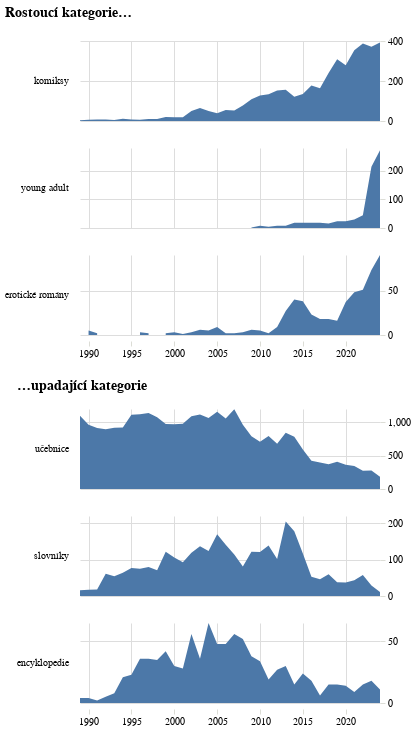

The code cell stored with this chart in its notebook:
### Code cell
top_graf = alt.Chart(
    alt_friendly(top_data),title="Rostoucí kategorie…", width=300, height=80
).mark_area().encode(
    alt.X("rok:T", title=None),
    alt.Y("pocet", title=None, axis=alt.Axis(orient='right', domainOpacity=0, tickColor='#DCDDD6'), ),
    alt.Row("zanr", title=None, sort=top,
           header=alt.Header(labelAngle=0, labelAlign='left', labelAnchor='middle', labelFont='Asap'))
).resolve_axis(y="independent").resolve_scale(y="independent")

flop_graf = alt.Chart(
    alt_friendly(flop_data),title="…upadající kategorie", width=300, height=80
).mark_area().encode(
    alt.X("rok:T", title=None),
    alt.Y("pocet", title=None, axis=alt.Axis(orient='right', domainOpacity=0, tickColor='#DCDDD6'), ),
    alt.Row("zanr", title=None, sort=flop,
           header=alt.Header(labelAngle=0, labelAlign='left', labelAnchor='middle', labelFont='Asap'))
).resolve_axis(y="independent").resolve_scale(y="independent")

alt.vconcat(top_graf, flop_graf).configure_view(stroke='transparent')

### Figure 1 — Vega-Lite specification as saved in the notebook (floating-point values rounded to 4 significant figures)
{"config": {"title": {"font": "Noticia Text", "fontSize": 14, "anchor": "start", "lineHeight": 21, "fontWeight": "bolder", "subtitleFont": "Noticia Text", "subtitleFontSize": 12, "subtitlePadding": 12, "dy": -12}, "axis": {"labelFont": "Asap", "titleFont": "Asap", "fontWeight": "lighter", "titleFontWeight": "lighter", "labelFontSize": 10, "titleFontSize": 10, "labelPadding": 2, "titlePadding": 10, "domainOpacity": 0, "tickColor": "#DCDDD6"}, "legend": {"labelFont": "Asap", "labelFontWeight": "normal", "titleFont": "Asap", "titleFontWeight": "normal", "labelFontSize": 10, "titleFontSize": 10}, "view": {"stroke": "transparent"}}, "vconcat": [{"data": {"name": "data-55a512638f8bb46d839a712505e9e3bd"}, "mark": {"type": "area"}, "encoding": {"row": {"field": "zanr", "header": {"labelAlign": "left", "labelAnchor": "middle", "labelAngle": 0, "labelFont": "Asap"}, "sort": ["komiksy", "young adult", "erotické romány"], "title": null, "type": "nominal"}, "x": {"field": "rok", "title": null, "type": "temporal"}, "y": {"axis": {"domainOpacity": 0, "orient": "right", "tickColor": "#DCDDD6"}, "field": "pocet", "title": null, "type": "quantitative"}}, "height": 80, "resolve": {"axis": {"y": "independent"}, "scale": {"y": "independent"}}, "title": "Rostoucí kategorie…", "width": 300}, {"data": {"name": "data-80326b45f3eb18924869cd2d27a10dbd"}, "mark": {"type": "area"}, "encoding": {"row": {"field": "zanr", "header": {"labelAlign": "left", "labelAnchor": "middle", "labelAngle": 0, "labelFont": "Asap"}, "sort": ["učebnice", "slovníky", "encyklopedie"], "title": null, "type": "nominal"}, "x": {"field": "rok", "title": null, "type": "temporal"}, "y": {"axis": {"domainOpacity": 0, "orient": "right", "tickColor": "#DCDDD6"}, "field": "pocet", "title": null, "type": "quantitative"}}, "height": 80, "resolve": {"axis": {"y": "independent"}, "scale": {"y": "independent"}}, "title": "…upadající kategorie", "width": 300}], "$schema": "https://vega.github.io/schema/vega-lite/v5.8.0.json", "datasets": {"data-55a512638f8bb46d839a712505e9e3bd": [{"pocet": 4.0, "rok": "1989-01-01T00:00:00", "len_right": 3114, "podil": 0.001285, "zanr": "komiksy"}, {"pocet": 6.0, "rok": "1990-01-01T00:00:00", "len_right": 3219, "podil": 0.001864, "zanr": "komiksy"}, {"pocet": 7.0, "rok": "1991-01-01T00:00:00", "len_right": 3599, "podil": 0.001945, "zanr": "komiksy"}, {"pocet": 8.0, "rok": "1992-01-01T00:00:00", "len_right": 4450, "podil": 0.001798, "zanr": "komiksy"}, {"pocet": 5.0, "rok": "1993-01-01T00:00:00", "len_right": 5949, "podil": 0.0008405, "zanr": "komiksy"}, {"pocet": 11.0, "rok": "1994-01-01T00:00:00", "len_right": 6066, "podil": 0.001813, "zanr": "komiksy"}, {"pocet": 8.0, "rok": "1995-01-01T00:00:00", "len_right": 6783, "podil": 0.001179, "zanr": "komiksy"}, {"pocet": 6.0, "rok": "1996-01-01T00:00:00", "len_right": 7011, "podil": 0.0008558, "zanr": "komiksy"}, {"pocet": 10.0, "rok": "1997-01-01T00:00:00", "len_right": 7394, "podil": 0.001352, "zanr": "komiksy"}, {"pocet": 10.0, "rok": "1998-01-01T00:00:00", "len_right": 7207, "podil": 0.001388, "zanr": "komiksy"}, {"pocet": 20.0, "rok": "1999-01-01T00:00:00", "len_right": 7427, "podil": 0.002693, "zanr": "komiksy"}, {"pocet": 19.0, "rok": "2000-01-01T00:00:00", "len_right": 7627, "podil": 0.002491, "zanr": "komiksy"}, {"pocet": 19.0, "rok": "2001-01-01T00:00:00", "len_right": 7757, "podil": 0.002449, "zanr": "komiksy"}, {"pocet": 50.0, "rok": "2002-01-01T00:00:00", "len_right": 7774, "podil": 0.006432, "zanr": "komiksy"}, {"pocet": 65.0, "rok": "2003-01-01T00:00:00", "len_right": 8037, "podil": 0.008088, "zanr": "komiksy"}, {"pocet": 50.0, "rok": "2004-01-01T00:00:00", "len_right": 8475, "podil": 0.0059, "zanr": "komiksy"}, {"pocet": 39.0, "rok": "2005-01-01T00:00:00", "len_right": 8788, "podil": 0.004438, "zanr": "komiksy"}, {"pocet": 55.0, "rok": "2006-01-01T00:00:00", "len_right": 9214, "podil": 0.005969, "zanr": "komiksy"}, {"pocet": 53.0, "rok": "2007-01-01T00:00:00", "len_right": 9444, "podil": 0.005612, "zanr": "komiksy"}, {"pocet": 77.0, "rok": "2008-01-01T00:00:00", "len_right": 9641, "podil": 0.007987, "zanr": "komiksy"}, {"pocet": 109.0, "rok": "2009-01-01T00:00:00", "len_right": 9229, "podil": 0.01181, "zanr": "komiksy"}, {"pocet": 127.0, "rok": "2010-01-01T00:00:00", "len_right": 9537, "podil": 0.01332, "zanr": "komiksy"}, {"pocet": 134.0, "rok": "2011-01-01T00:00:00", "len_right": 9651, "podil": 0.01388, "zanr": "komiksy"}, {"pocet": 153.0, "rok": "2012-01-01T00:00:00", "len_right": 9342, "podil": 0.01638, "zanr": "komiksy"}, {"pocet": 156.0, "rok": "2013-01-01T00:00:00", "len_right": 9539, "podil": 0.01635, "zanr": "komiksy"}, {"pocet": 121.0, "rok": "2014-01-01T00:00:00", "len_right": 9588, "podil": 0.01262, "zanr": "komiksy"}, {"pocet": 135.0, "rok": "2015-01-01T00:00:00", "len_right": 9866, "podil": 0.01368, "zanr": "komiksy"}, {"pocet": 177.0, "rok": "2016-01-01T00:00:00", "len_right": 9384, "podil": 0.01886, "zanr": "komiksy"}, {"pocet": 164.0, "rok": "2017-01-01T00:00:00", "len_right": 9388, "podil": 0.01747, "zanr": "komiksy"}, {"pocet": 240.0, "rok": "2018-01-01T00:00:00", "len_right": 9636, "podil": 0.02491, "zanr": "komiksy"}, {"pocet": 309.0, "rok": "2019-01-01T00:00:00", "len_right": 9326, "podil": 0.03313, "zanr": "komiksy"}, {"pocet": 279.0, "rok": "2020-01-01T00:00:00", "len_right": 8842, "podil": 0.03155, "zanr": "komiksy"}, {"pocet": 354.0, "rok": "2021-01-01T00:00:00", "len_right": 8852, "podil": 0.03999, "zanr": "komiksy"}, {"pocet": 387.0, "rok": "2022-01-01T00:00:00", "len_right": 8680, "podil": 0.04459, "zanr": "komiksy"}, {"pocet": 371.0, "rok": "2023-01-01T00:00:00", "len_right": 8048, "podil": 0.0461, "zanr": "komiksy"}, {"pocet": 392.0, "rok": "2024-01-01T00:00:00", "len_right": 7068, "podil": 0.05546, "zanr": "komiksy"}, {"pocet": null, "rok": "1989-01-01T00:00:00", "len_right": 3114, "podil": null, "zanr": "young adult"}, {"pocet": null, "rok": "1990-01-01T00:00:00", "len_right": 3219, "podil": null, "zanr": "young adult"}, {"pocet": null, "rok": "1991-01-01T00:00:00", "len_right": 3599, "podil": null, "zanr": "young adult"}, {"pocet": null, "rok": "1992-01-01T00:00:00", "len_right": 4450, "podil": null, "zanr": "young adult"}, {"pocet": null, "rok": "1993-01-01T00:00:00", "len_right": 5949, "podil": null, "zanr": "young adult"}, {"pocet": null, "rok": "1994-01-01T00:00:00", "len_right": 6066, "podil": null, "zanr": "young adult"}, {"pocet": null, "rok": "1995-01-01T00:00:00", "len_right": 6783, "podil": null, "zanr": "young adult"}, {"pocet": null, "rok": "1996-01-01T00:00:00", "len_right": 7011, "podil": null, "zanr": "young adult"}, {"pocet": null, "rok": "1997-01-01T00:00:00", "len_right": 7394, "podil": null, "zanr": "young adult"}, {"pocet": null, "rok": "1998-01-01T00:00:00", "len_right": 7207, "podil": null, "zanr": "young adult"}, {"pocet": null, "rok": "1999-01-01T00:00:00", "len_right": 7427, "podil": null, "zanr": "young adult"}, {"pocet": null, "rok": "2000-01-01T00:00:00", "len_right": 7627, "podil": null, "zanr": "young adult"}, {"pocet": null, "rok": "2001-01-01T00:00:00", "len_right": 7757, "podil": null, "zanr": "young adult"}, {"pocet": null, "rok": "2002-01-01T00:00:00", "len_right": 7774, "podil": null, "zanr": "young adult"}, {"pocet": null, "rok": "2003-01-01T00:00:00", "len_right": 8037, "podil": null, "zanr": "young adult"}, {"pocet": null, "rok": "2004-01-01T00:00:00", "len_right": 8475, "podil": null, "zanr": "young adult"}, {"pocet": null, "rok": "2005-01-01T00:00:00", "len_right": 8788, "podil": null, "zanr": "young adult"}, {"pocet": null, "rok": "2006-01-01T00:00:00", "len_right": 9214, "podil": null, "zanr": "young adult"}, {"pocet": null, "rok": "2007-01-01T00:00:00", "len_right": 9444, "podil": null, "zanr": "young adult"}, {"pocet": null, "rok": "2008-01-01T00:00:00", "len_right": 9641, "podil": null, "zanr": "young adult"}, {"pocet": 2.0, "rok": "2009-01-01T00:00:00", "len_right": 9229, "podil": 0.0002167, "zanr": "young adult"}, {"pocet": 8.0, "rok": "2010-01-01T00:00:00", "len_right": 9537, "podil": 0.0008388, "zanr": "young adult"}, {"pocet": 4.0, "rok": "2011-01-01T00:00:00", "len_right": 9651, "podil": 0.0004145, "zanr": "young adult"}, {"pocet": 8.0, "rok": "2012-01-01T00:00:00", "len_right": 9342, "podil": 0.0008563, "zanr": "young adult"}, {"pocet": 8.0, "rok": "2013-01-01T00:00:00", "len_right": 9539, "podil": 0.0008387, "zanr": "young adult"}, {"pocet": 18.0, "rok": "2014-01-01T00:00:00", "len_right": 9588, "podil": 0.001877, "zanr": "young adult"}, {"pocet": 18.0, "rok": "2015-01-01T00:00:00", "len_right": 9866, "podil": 0.001824, "zanr": "young adult"}, {"pocet": 18.0, "rok": "2016-01-01T00:00:00", "len_right": 9384, "podil": 0.001918, "zanr": "young adult"}, {"pocet": 18.0, "rok": "2017-01-01T00:00:00", "len_right": 9388, "podil": 0.001917, "zanr": "young adult"}, {"pocet": 16.0, "rok": "2018-01-01T00:00:00", "len_right": 9636, "podil": 0.00166, "zanr": "young adult"}, {"pocet": 24.0, "rok": "2019-01-01T00:00:00", "len_right": 9326, "podil": 0.002573, "zanr": "young adult"}, {"pocet": 24.0, "rok": "2020-01-01T00:00:00", "len_right": 8842, "podil": 0.002714, "zanr": "young adult"}, {"pocet": 30.0, "rok": "2021-01-01T00:00:00", "len_right": 8852, "podil": 0.003389, "zanr": "young adult"}, {"pocet": 45.0, "rok": "2022-01-01T00:00:00", "len_right": 8680, "podil": 0.005184, "zanr": "young adult"}, {"pocet": 214.0, "rok": "2023-01-01T00:00:00", "len_right": 8048, "podil": 0.02659, "zanr": "young adult"}, {"pocet": 272.0, "rok": "2024-01-01T00:00:00", "len_right": 7068, "podil": 0.03848, "zanr": "young adult"}, {"pocet": null, "rok": "1989-01-01T00:00:00", "len_right": 3114, "podil": null, "zanr": "erotické romány"}, {"pocet": 5.0, "rok": "1990-01-01T00:00:00", "len_right": 3219, "podil": 0.001553, "zanr": "erotické romány"}, {"pocet": 2.0, "rok": "1991-01-01T00:00:00", "len_right": 3599, "podil": 0.0005557, "zanr": "erotické romány"}, {"pocet": null, "rok": "1992-01-01T00:00:00", "len_right": 4450, "podil": null, "zanr": "erotické romány"}, {"pocet": 1.0, "rok": "1993-01-01T00:00:00", "len_right": 5949, "podil": 0.0001681, "zanr": "erotické romány"}, {"pocet": null, "rok": "1994-01-01T00:00:00", "len_right": 6066, "podil": null, "zanr": "erotické romány"}, {"pocet": null, "rok": "1995-01-01T00:00:00", "len_right": 6783, "podil": null, "zanr": "erotické romány"}, {"pocet": 3.0, "rok": "1996-01-01T00:00:00", "len_right": 7011, "podil": 0.0004279, "zanr": "erotické romány"}, {"pocet": 2.0, "rok": "1997-01-01T00:00:00", "len_right": 7394, "podil": 0.0002705, "zanr": "erotické romány"}, {"pocet": null, "rok": "1998-01-01T00:00:00", "len_right": 7207, "podil": null, "zanr": "erotické romány"}, {"pocet": 2.0, "rok": "1999-01-01T00:00:00", "len_right": 7427, "podil": 0.0002693, "zanr": "erotické romány"}, {"pocet": 3.0, "rok": "2000-01-01T00:00:00", "len_right": 7627, "podil": 0.0003933, "zanr": "erotické romány"}, {"pocet": 1.0, "rok": "2001-01-01T00:00:00", "len_right": 7757, "podil": 0.0001289, "zanr": "erotické romány"}, {"pocet": 3.0, "rok": "2002-01-01T00:00:00", "len_right": 7774, "podil": 0.0003859, "zanr": "erotické romány"}, {"pocet": 6.0, "rok": "2003-01-01T00:00:00", "len_right": 8037, "podil": 0.0007465, "zanr": "erotické romány"}, {"pocet": 5.0, "rok": "2004-01-01T00:00:00", "len_right": 8475, "podil": 0.00059, "zanr": "erotické romány"}, {"pocet": 9.0, "rok": "2005-01-01T00:00:00", "len_right": 8788, "podil": 0.001024, "zanr": "erotické romány"}, {"pocet": 2.0, "rok": "2006-01-01T00:00:00", "len_right": 9214, "podil": 0.0002171, "zanr": "erotické romány"}, {"pocet": 2.0, "rok": "2007-01-01T00:00:00", "len_right": 9444, "podil": 0.0002118, "zanr": "erotické romány"}, {"pocet": 3.0, "rok": "2008-01-01T00:00:00", "len_right": 9641, "podil": 0.0003112, "zanr": "erotické romány"}, {"pocet": 6.0, "rok": "2009-01-01T00:00:00", "len_right": 9229, "podil": 0.0006501, "zanr": "erotické romány"}, {"pocet": 5.0, "rok": "2010-01-01T00:00:00", "len_right": 9537, "podil": 0.0005243, "zanr": "erotické romány"}, {"pocet": 2.0, "rok": "2011-01-01T00:00:00", "len_right": 9651, "podil": 0.0002072, "zanr": "erotické romány"}, {"pocet": 9.0, "rok": "2012-01-01T00:00:00", "len_right": 9342, "podil": 0.0009634, "zanr": "erotické romány"}, {"pocet": 27.0, "rok": "2013-01-01T00:00:00", "len_right": 9539, "podil": 0.00283, "zanr": "erotické romány"}, {"pocet": 40.0, "rok": "2014-01-01T00:00:00", "len_right": 9588, "podil": 0.004172, "zanr": "erotické romány"}, {"pocet": 38.0, "rok": "2015-01-01T00:00:00", "len_right": 9866, "podil": 0.003852, "zanr": "erotické romány"}, {"pocet": 23.0, "rok": "2016-01-01T00:00:00", "len_right": 9384, "podil": 0.002451, "zanr": "erotické romány"}, {"pocet": 18.0, "rok": "2017-01-01T00:00:00", "len_right": 9388, "podil": 0.001917, "zanr": "erotické romány"}, {"pocet": 18.0, "rok": "2018-01-01T00:00:00", "len_right": 9636, "podil": 0.001868, "zanr": "erotické romány"}, {"pocet": 16.0, "rok": "2019-01-01T00:00:00", "len_right": 9326, "podil": 0.001716, "zanr": "erotické romány"}, {"pocet": 37.0, "rok": "2020-01-01T00:00:00", "len_right": 8842, "podil": 0.004185, "zanr": "erotické romány"}, {"pocet": 48.0, "rok": "2021-01-01T00:00:00", "len_right": 8852, "podil": 0.005423, "zanr": "erotické romány"}, {"pocet": 51.0, "rok": "2022-01-01T00:00:00", "len_right": 8680, "podil": 0.005876, "zanr": "erotické romány"}, {"pocet": 73.0, "rok": "2023-01-01T00:00:00", "len_right": 8048, "podil": 0.009071, "zanr": "erotické romány"}, {"pocet": 90.0, "rok": "2024-01-01T00:00:00", "len_right": 7068, "podil": 0.01273, "zanr": "erotické romány"}], "data-80326b45f3eb18924869cd2d27a10dbd": [{"pocet": 1099, "rok": "1989-01-01T00:00:00", "len_right": 3114, "podil": 0.3529, "zanr": "učebnice"}, {"pocet": 963, "rok": "1990-01-01T00:00:00", "len_right": 3219, "podil": 0.2992, "zanr": "učebnice"}, {"pocet": 914, "rok": "1991-01-01T00:00:00", "len_right": 3599, "podil": 0.254, "zanr": "učebnice"}, {"pocet": 898, "rok": "1992-01-01T00:00:00", "len_right": 4450, "podil": 0.2018, "zanr": "učebnice"}, {"pocet": 917, "rok": "1993-01-01T00:00:00", "len_right": 5949, "podil": 0.1541, "zanr": "učebnice"}, {"pocet": 922, "rok": "1994-01-01T00:00:00", "len_right": 6066, "podil": 0.152, "zanr": "učebnice"}, {"pocet": 1114, "rok": "1995-01-01T00:00:00", "len_right": 6783, "podil": 0.1642, "zanr": "učebnice"}, {"pocet": 1121, "rok": "1996-01-01T00:00:00", "len_right": 7011, "podil": 0.1599, "zanr": "učebnice"}, {"pocet": 1141, "rok": "1997-01-01T00:00:00", "len_right": 7394, "podil": 0.1543, "zanr": "učebnice"}, {"pocet": 1078, "rok": "1998-01-01T00:00:00", "len_right": 7207, "podil": 0.1496, "zanr": "učebnice"}, {"pocet": 974, "rok": "1999-01-01T00:00:00", "len_right": 7427, "podil": 0.1311, "zanr": "učebnice"}, {"pocet": 971, "rok": "2000-01-01T00:00:00", "len_right": 7627, "podil": 0.1273, "zanr": "učebnice"}, {"pocet": 979, "rok": "2001-01-01T00:00:00", "len_right": 7757, "podil": 0.1262, "zanr": "učebnice"}, {"pocet": 1090, "rok": "2002-01-01T00:00:00", "len_right": 7774, "podil": 0.1402, "zanr": "učebnice"}, {"pocet": 1119, "rok": "2003-01-01T00:00:00", "len_right": 8037, "podil": 0.1392, "zanr": "učebnice"}, {"pocet": 1065, "rok": "2004-01-01T00:00:00", "len_right": 8475, "podil": 0.1257, "zanr": "učebnice"}, {"pocet": 1157, "rok": "2005-01-01T00:00:00", "len_right": 8788, "podil": 0.1317, "zanr": "učebnice"}, {"pocet": 1059, "rok": "2006-01-01T00:00:00", "len_right": 9214, "podil": 0.1149, "zanr": "učebnice"}, {"pocet": 1198, "rok": "2007-01-01T00:00:00", "len_right": 9444, "podil": 0.1269, "zanr": "učebnice"}, {"pocet": 963, "rok": "2008-01-01T00:00:00", "len_right": 9641, "podil": 0.09989, "zanr": "učebnice"}, {"pocet": 793, "rok": "2009-01-01T00:00:00", "len_right": 9229, "podil": 0.08592, "zanr": "učebnice"}, {"pocet": 708, "rok": "2010-01-01T00:00:00", "len_right": 9537, "podil": 0.07424, "zanr": "učebnice"}, {"pocet": 795, "rok": "2011-01-01T00:00:00", "len_right": 9651, "podil": 0.08237, "zanr": "učebnice"}, {"pocet": 679, "rok": "2012-01-01T00:00:00", "len_right": 9342, "podil": 0.07268, "zanr": "učebnice"}, {"pocet": 842, "rok": "2013-01-01T00:00:00", "len_right": 9539, "podil": 0.08827, "zanr": "učebnice"}, {"pocet": 782, "rok": "2014-01-01T00:00:00", "len_right": 9588, "podil": 0.08156, "zanr": "učebnice"}, {"pocet": 592, "rok": "2015-01-01T00:00:00", "len_right": 9866, "podil": 0.06, "zanr": "učebnice"}, {"pocet": 425, "rok": "2016-01-01T00:00:00", "len_right": 9384, "podil": 0.04529, "zanr": "učebnice"}, {"pocet": 399, "rok": "2017-01-01T00:00:00", "len_right": 9388, "podil": 0.0425, "zanr": "učebnice"}, {"pocet": 371, "rok": "2018-01-01T00:00:00", "len_right": 9636, "podil": 0.0385, "zanr": "učebnice"}, {"pocet": 410, "rok": "2019-01-01T00:00:00", "len_right": 9326, "podil": 0.04396, "zanr": "učebnice"}, {"pocet": 363, "rok": "2020-01-01T00:00:00", "len_right": 8842, "podil": 0.04105, "zanr": "učebnice"}, {"pocet": 344, "rok": "2021-01-01T00:00:00", "len_right": 8852, "podil": 0.03886, "zanr": "učebnice"}, {"pocet": 274, "rok": "2022-01-01T00:00:00", "len_right": 8680, "podil": 0.03157, "zanr": "učebnice"}, {"pocet": 279, "rok": "2023-01-01T00:00:00", "len_right": 8048, "podil": 0.03467, "zanr": "učebnice"}, {"pocet": 184, "rok": "2024-01-01T00:00:00", "len_right": 7068, "podil": 0.02603, "zanr": "učebnice"}, {"pocet": 16, "rok": "1989-01-01T00:00:00", "len_right": 3114, "podil": 0.005138, "zanr": "slovníky"}, {"pocet": 17, "rok": "1990-01-01T00:00:00", "len_right": 3219, "podil": 0.005281, "zanr": "slovníky"}, {"pocet": 18, "rok": "1991-01-01T00:00:00", "len_right": 3599, "podil": 0.005001, "zanr": "slovníky"}, {"pocet": 61, "rok": "1992-01-01T00:00:00", "len_right": 4450, "podil": 0.01371, "zanr": "slovníky"}, {"pocet": 54, "rok": "1993-01-01T00:00:00", "len_right": 5949, "podil": 0.009077, "zanr": "slovníky"}, {"pocet": 64, "rok": "1994-01-01T00:00:00", "len_right": 6066, "podil": 0.01055, "zanr": "slovníky"}, {"pocet": 77, "rok": "1995-01-01T00:00:00", "len_right": 6783, "podil": 0.01135, "zanr": "slovníky"}, {"pocet": 75, "rok": "1996-01-01T00:00:00", "len_right": 7011, "podil": 0.0107, "zanr": "slovníky"}, {"pocet": 80, "rok": "1997-01-01T00:00:00", "len_right": 7394, "podil": 0.01082, "zanr": "slovníky"}, {"pocet": 71, "rok": "1998-01-01T00:00:00", "len_right": 7207, "podil": 0.009852, "zanr": "slovníky"}, {"pocet": 122, "rok": "1999-01-01T00:00:00", "len_right": 7427, "podil": 0.01643, "zanr": "slovníky"}, {"pocet": 106, "rok": "2000-01-01T00:00:00", "len_right": 7627, "podil": 0.0139, "zanr": "slovníky"}, {"pocet": 93, "rok": "2001-01-01T00:00:00", "len_right": 7757, "podil": 0.01199, "zanr": "slovníky"}, {"pocet": 119, "rok": "2002-01-01T00:00:00", "len_right": 7774, "podil": 0.01531, "zanr": "slovníky"}, {"pocet": 137, "rok": "2003-01-01T00:00:00", "len_right": 8037, "podil": 0.01705, "zanr": "slovníky"}, {"pocet": 124, "rok": "2004-01-01T00:00:00", "len_right": 8475, "podil": 0.01463, "zanr": "slovníky"}, {"pocet": 170, "rok": "2005-01-01T00:00:00", "len_right": 8788, "podil": 0.01934, "zanr": "slovníky"}, {"pocet": 141, "rok": "2006-01-01T00:00:00", "len_right": 9214, "podil": 0.0153, "zanr": "slovníky"}, {"pocet": 114, "rok": "2007-01-01T00:00:00", "len_right": 9444, "podil": 0.01207, "zanr": "slovníky"}, {"pocet": 81, "rok": "2008-01-01T00:00:00", "len_right": 9641, "podil": 0.008402, "zanr": "slovníky"}, {"pocet": 122, "rok": "2009-01-01T00:00:00", "len_right": 9229, "podil": 0.01322, "zanr": "slovníky"}, {"pocet": 121, "rok": "2010-01-01T00:00:00", "len_right": 9537, "podil": 0.01269, "zanr": "slovníky"}, {"pocet": 139, "rok": "2011-01-01T00:00:00", "len_right": 9651, "podil": 0.0144, "zanr": "slovníky"}, {"pocet": 102, "rok": "2012-01-01T00:00:00", "len_right": 9342, "podil": 0.01092, "zanr": "slovníky"}, {"pocet": 205, "rok": "2013-01-01T00:00:00", "len_right": 9539, "podil": 0.02149, "zanr": "slovníky"}, {"pocet": 178, "rok": "2014-01-01T00:00:00", "len_right": 9588, "podil": 0.01856, "zanr": "slovníky"}, {"pocet": 117, "rok": "2015-01-01T00:00:00", "len_right": 9866, "podil": 0.01186, "zanr": "slovníky"}, {"pocet": 53, "rok": "2016-01-01T00:00:00", "len_right": 9384, "podil": 0.005648, "zanr": "slovníky"}, {"pocet": 46, "rok": "2017-01-01T00:00:00", "len_right": 9388, "podil": 0.0049, "zanr": "slovníky"}, {"pocet": 60, "rok": "2018-01-01T00:00:00", "len_right": 9636, "podil": 0.006227, "zanr": "slovníky"}, {"pocet": 38, "rok": "2019-01-01T00:00:00", "len_right": 9326, "podil": 0.004075, "zanr": "slovníky"}, {"pocet": 37, "rok": "2020-01-01T00:00:00", "len_right": 8842, "podil": 0.004185, "zanr": "slovníky"}, {"pocet": 43, "rok": "2021-01-01T00:00:00", "len_right": 8852, "podil": 0.004858, "zanr": "slovníky"}, {"pocet": 58, "rok": "2022-01-01T00:00:00", "len_right": 8680, "podil": 0.006682, "zanr": "slovníky"}, {"pocet": 29, "rok": "2023-01-01T00:00:00", "len_right": 8048, "podil": 0.003603, "zanr": "slovníky"}, {"pocet": 11, "rok": "2024-01-01T00:00:00", "len_right": 7068, "podil": 0.001556, "zanr": "slovníky"}, {"pocet": 4, "rok": "1989-01-01T00:00:00", "len_right": 3114, "podil": 0.001285, "zanr": "encyklopedie"}, {"pocet": 4, "rok": "1990-01-01T00:00:00", "len_right": 3219, "podil": 0.001243, "zanr": "encyklopedie"}, {"pocet": 2, "rok": "1991-01-01T00:00:00", "len_right": 3599, "podil": 0.0005557, "zanr": "encyklopedie"}, {"pocet": 5, "rok": "1992-01-01T00:00:00", "len_right": 4450, "podil": 0.001124, "zanr": "encyklopedie"}, {"pocet": 8, "rok": "1993-01-01T00:00:00", "len_right": 5949, "podil": 0.001345, "zanr": "encyklopedie"}, {"pocet": 21, "rok": "1994-01-01T00:00:00", "len_right": 6066, "podil": 0.003462, "zanr": "encyklopedie"}, {"pocet": 23, "rok": "1995-01-01T00:00:00", "len_right": 6783, "podil": 0.003391, "zanr": "encyklopedie"}, {"pocet": 36, "rok": "1996-01-01T00:00:00", "len_right": 7011, "podil": 0.005135, "zanr": "encyklopedie"}, {"pocet": 36, "rok": "1997-01-01T00:00:00", "len_right": 7394, "podil": 0.004869, "zanr": "encyklopedie"}, {"pocet": 35, "rok": "1998-01-01T00:00:00", "len_right": 7207, "podil": 0.004856, "zanr": "encyklopedie"}, {"pocet": 42, "rok": "1999-01-01T00:00:00", "len_right": 7427, "podil": 0.005655, "zanr": "encyklopedie"}, {"pocet": 30, "rok": "2000-01-01T00:00:00", "len_right": 7627, "podil": 0.003933, "zanr": "encyklopedie"}, {"pocet": 28, "rok": "2001-01-01T00:00:00", "len_right": 7757, "podil": 0.00361, "zanr": "encyklopedie"}, {"pocet": 56, "rok": "2002-01-01T00:00:00", "len_right": 7774, "podil": 0.007203, "zanr": "encyklopedie"}, {"pocet": 36, "rok": "2003-01-01T00:00:00", "len_right": 8037, "podil": 0.004479, "zanr": "encyklopedie"}, {"pocet": 65, "rok": "2004-01-01T00:00:00", "len_right": 8475, "podil": 0.00767, "zanr": "encyklopedie"}, {"pocet": 48, "rok": "2005-01-01T00:00:00", "len_right": 8788, "podil": 0.005462, "zanr": "encyklopedie"}, {"pocet": 48, "rok": "2006-01-01T00:00:00", "len_right": 9214, "podil": 0.005209, "zanr": "encyklopedie"}, {"pocet": 56, "rok": "2007-01-01T00:00:00", "len_right": 9444, "podil": 0.00593, "zanr": "encyklopedie"}, {"pocet": 52, "rok": "2008-01-01T00:00:00", "len_right": 9641, "podil": 0.005394, "zanr": "encyklopedie"}, {"pocet": 38, "rok": "2009-01-01T00:00:00", "len_right": 9229, "podil": 0.004117, "zanr": "encyklopedie"}, {"pocet": 34, "rok": "2010-01-01T00:00:00", "len_right": 9537, "podil": 0.003565, "zanr": "encyklopedie"}, {"pocet": 19, "rok": "2011-01-01T00:00:00", "len_right": 9651, "podil": 0.001969, "zanr": "encyklopedie"}, {"pocet": 27, "rok": "2012-01-01T00:00:00", "len_right": 9342, "podil": 0.00289, "zanr": "encyklopedie"}, {"pocet": 30, "rok": "2013-01-01T00:00:00", "len_right": 9539, "podil": 0.003145, "zanr": "encyklopedie"}, {"pocet": 15, "rok": "2014-01-01T00:00:00", "len_right": 9588, "podil": 0.001564, "zanr": "encyklopedie"}, {"pocet": 24, "rok": "2015-01-01T00:00:00", "len_right": 9866, "podil": 0.002433, "zanr": "encyklopedie"}, {"pocet": 18, "rok": "2016-01-01T00:00:00", "len_right": 9384, "podil": 0.001918, "zanr": "encyklopedie"}, {"pocet": 6, "rok": "2017-01-01T00:00:00", "len_right": 9388, "podil": 0.0006391, "zanr": "encyklopedie"}, {"pocet": 15, "rok": "2018-01-01T00:00:00", "len_right": 9636, "podil": 0.001557, "zanr": "encyklopedie"}, {"pocet": 15, "rok": "2019-01-01T00:00:00", "len_right": 9326, "podil": 0.001608, "zanr": "encyklopedie"}, {"pocet": 14, "rok": "2020-01-01T00:00:00", "len_right": 8842, "podil": 0.001583, "zanr": "encyklopedie"}, {"pocet": 9, "rok": "2021-01-01T00:00:00", "len_right": 8852, "podil": 0.001017, "zanr": "encyklopedie"}, {"pocet": 15, "rok": "2022-01-01T00:00:00", "len_right": 8680, "podil": 0.001728, "zanr": "encyklopedie"}, {"pocet": 18, "rok": "2023-01-01T00:00:00", "len_right": 8048, "podil": 0.002237, "zanr": "encyklopedie"}, {"pocet": 11, "rok": "2024-01-01T00:00:00", "len_right": 7068, "podil": 0.001556, "zanr": "encyklopedie"}]}}
